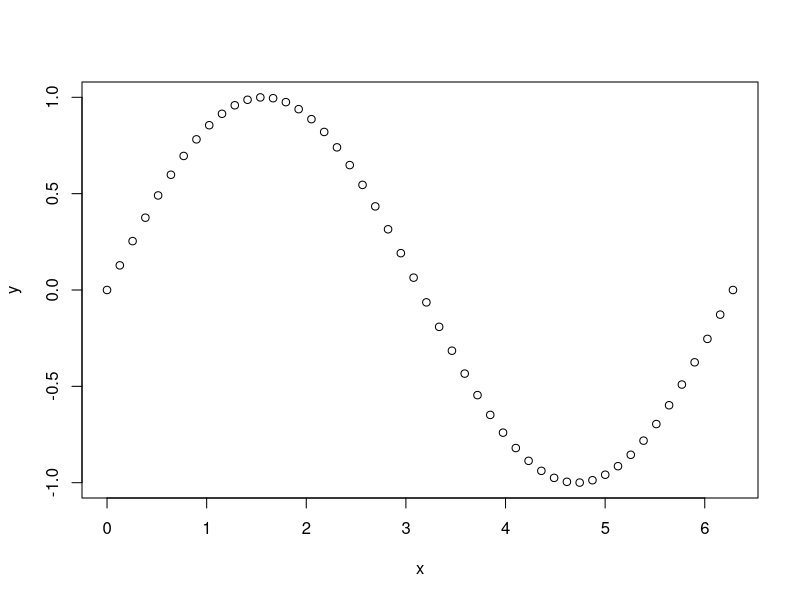
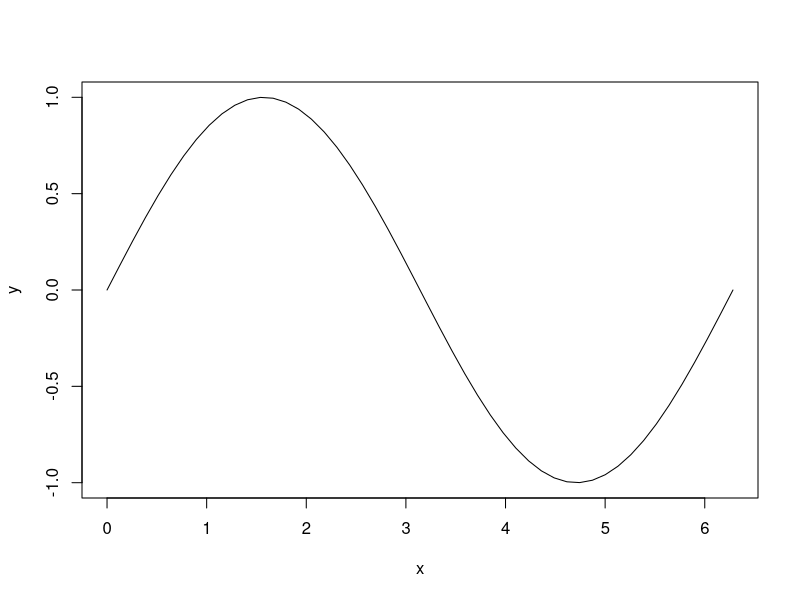
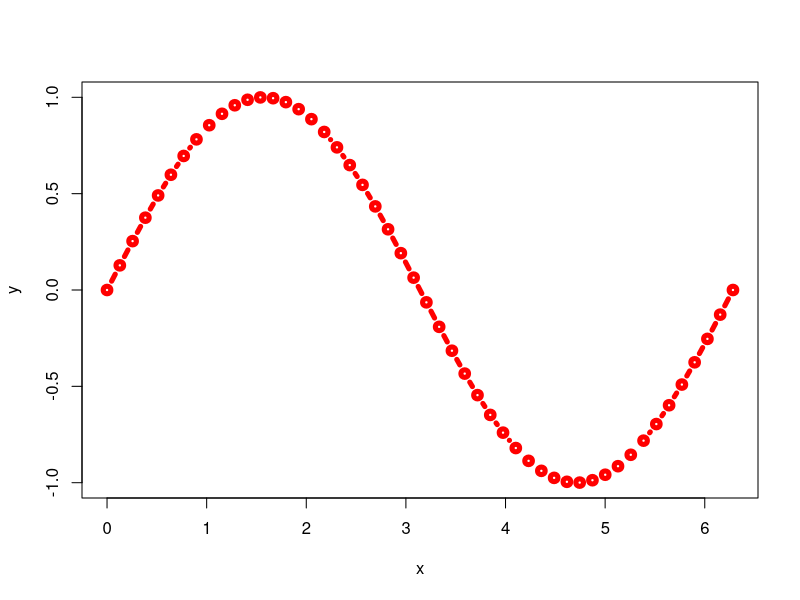
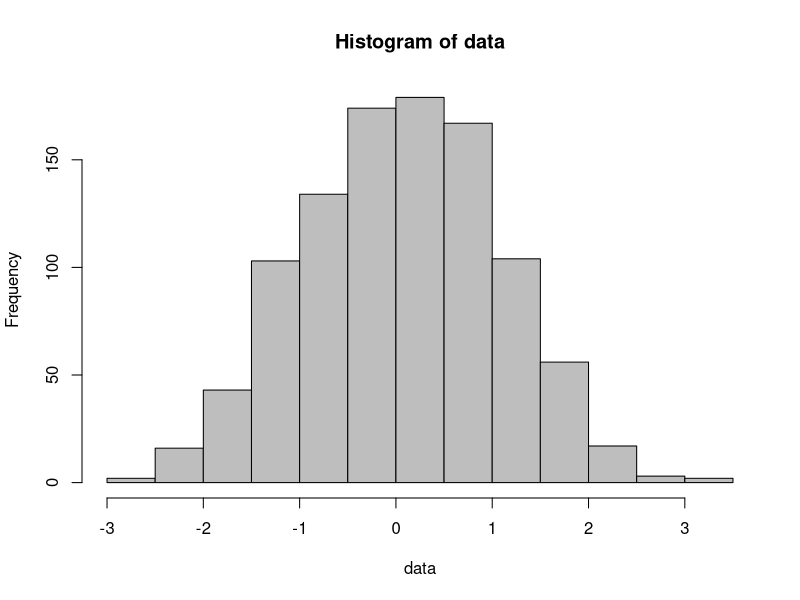
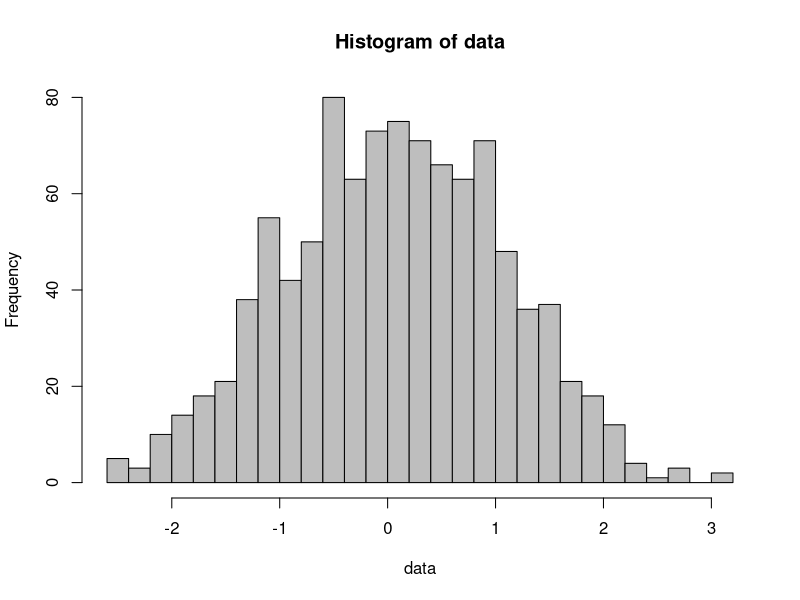

Write R code to recreate these figures, in order. (Note: this script raises an error after producing the figures.)
## Tutorial on R, the programming language for data analysis.
## author: Ruda Zhang <rzhang@samsi.info>
## date: 2020-02-24

## Get help
?help

## Operator ------------------------------
## Numerical operations
## arithmetics
3 + 2
3 - 2
3 * 2
3 / 2
## power
3 ^ 2
## modulo
5 %% 3
## integer division
5 %/% 3

## Comparisons
3 > 2
3 >= 2
3 < 2
3 <= 2
3 == 2
3 != 2

## Logical connectives
## AND
TRUE & FALSE
## OR
TRUE | FALSE
## NOT
!TRUE


## Function ------------------------------
## "Everything that happens is a function call."
## To call a function, type function name and parentheses,
## where you may provide a comma-separated list of arguments.
getwd()
help("getwd")
exp(1)
sum(1, 2)

## Define a function object: argument name, function body.
square <- function(x) x^2
square
square(3)
## In a compound statement, value of the the last express is returned.
## Or you can explicitly call `return()`.
square <- function(x) {
    y <- x^2
    return(y)
}
square(3)


## Object ------------------------------
## "Everything that exists is an object."
## pre-defined objects
pi
letters
LETTERS
month.name
month.abb
## Functions are objects too.
c
## Assignment creates new objects.
x <- 1
## In an interactive session, an object by itself implicitly calls `print()`.
x
print(x)
## Enclose an expression with parentheses to return visibly.
(x <- 1)
print(x <- 1)

## An object has three properties (metadata), besides its components.
## length
length(letters)
## type
typeof(letters)
## attributes
attributes(sleep)
## To get an overview of an object:
str(sleep)

## Atomic vectors (of length one)
## NULL
NULL
## logical
TRUE
FALSE
NA
## integer
1L
## real (double)
1
Inf
NaN
## complex
1i
## character
"alphabet"
## Check the atomic type of a vector
typeof(1)

## Atomic vectors of multiple elements
## 'c' is for concatenation.
c(1, 2, 3, 4)
## integer sequence
1:4
seq(from = 1, to = 4)

## Recursive vector: list
(l <- list(1L, pi, "e"))
l

## Subsetting a vector
y <- c(1, 2, 3, 4)
## a subset of one
y[1]
## all but one
y[-1]
## two elements
y[c(1, 4)]
## exclude two elements
y[-c(1, 4)]

## Access an element
## access by index
l[[1]]
## access by name
names(l) <- c("a", "b", "c")
l[["a"]]
l$a
## Sub-assignment: assign to specific element/subset
l$a <- 4
l
l[1:2] <- c(-1, 1)
l

## Class ------------------------------
## Classes are used to define new data types.

## Matrix
A <- matrix(c(2, 1, 1, 5), nrow = 2)
A
typeof(A)
class(A)
## Subsetting a matrix
A[1, 1]
A[, 1]
A[1, ]
## Linear algebra
## 't' is for transpose
t(A)
## matrix addition
B <- matrix(c(2, 2, 3, 5), nrow = 2)
A + B
## matrix multiplication
A %*% B
### elementwise multiplication
A * B
## solve a system of linear equations: Ax = b
b <- c(1, 2)
solve(A, b)
## Cholesky decomposition
(R <- chol(A))
## Triangular solvers
backsolve(R, backsolve(R, b, transpose = TRUE))

## Data frame
## "data.frame" is a named list of equal-length vectors,
## which is an elegant way of organizing related data.
df <- data.frame(name = letters[1:3], number = 1:3)
df
class(df)
df$name
df$number

## Package ------------------------------
## Packages provide functions and data that extend the base R environment.
## Install packages from the CRAN repository
install.packages(c("data.table", "purrr"))
## Load packages
library(data.table)
library(purrr)

## Statistics ------------------------------
## Sampling
## Uniform distribution
runif(5)
## Normal distribution
rnorm(5)
## Exponential distribution
rexp(5)

## Seed determines the initial state of a random number generator.
set.seed(42)
runif(1)
runif(1)
set.seed(42)
runif(1)

## Probability density function
dnorm(0)
## Cumulative distribution function
pnorm(0)
## Quantile function
qnorm(0.5)

## Statistical function
x <- rnorm(1000)
summary(x)
mean(x)
median(x)
sd(x)

## Plot ------------------------------
x <- seq(0, 2 * pi, length.out = 50)
y <- sin(x)
## basic plot
plot(x, y)
plot(x, y, type = "l")
plot(x, y, type = "b", col = "red", lwd = 5)
## histogram
data <- rnorm(1000)
hist(data, col = "gray")
hist(data, breaks = 30, col = "gray")


## Statements ------------------------------

## Line comments start with a pound sign `#` (or more)
# You can start a line with comments.
x <- 1 # Or append to any other line.

## Simple statement (any line you've seen so far.)
## If necessary, multiple statements can be written on the same line, separated by semicolon `;`.
x <- 1; print(x)

## Compound statement: statements grouped inside curly brackets `{}`.
{
    x <- 1
    y <- 2
    x + y
}

## Conditional statement
if (x > 0) {
    1
} else {
    -1
}
## if ... else ... statements can be combined.
if (x > 0) {
    1
} else if (x == 0) {
    0
} else {
    -1
}
## elementwise conditional
x <- -1:1
ifelse(x > 0, TRUE, FALSE)
## choose from a list of alternatives
x <- "a"
switch(x, a = "apple", b = "banana", c = "cherry", "unknown")

## Loop
## for loop
for (i in seq(3)) {
    print(i)
}
## while loop
i <- 3
while (i > 0) {
    print(i)
    i <- i - 1
}
## Functions as preferable alternatives to loops.
## return an atomic vector of known type
vapply(1:3, square, double(1))
## return a list
lapply(1:3, square)
## for side effects
purrr::walk(1:3, print)


## Import/Export Data ------------------------------
Orange
tree <- Orange$tree
age <- Orange$age
circ <- Orange$circumference
## save multiple objects to a ".rds" file.
saveRDS(tree, file = "tree.rds")
## save multiple objects to a ".RData" file.
save(tree, age, circ, file = "mydata.RData")
# write a data.frame to a ".csv" file.
write.csv(Orange, file = "mydata.csv")
# load the csv file again
df <- read.csv("mydata.csv")
